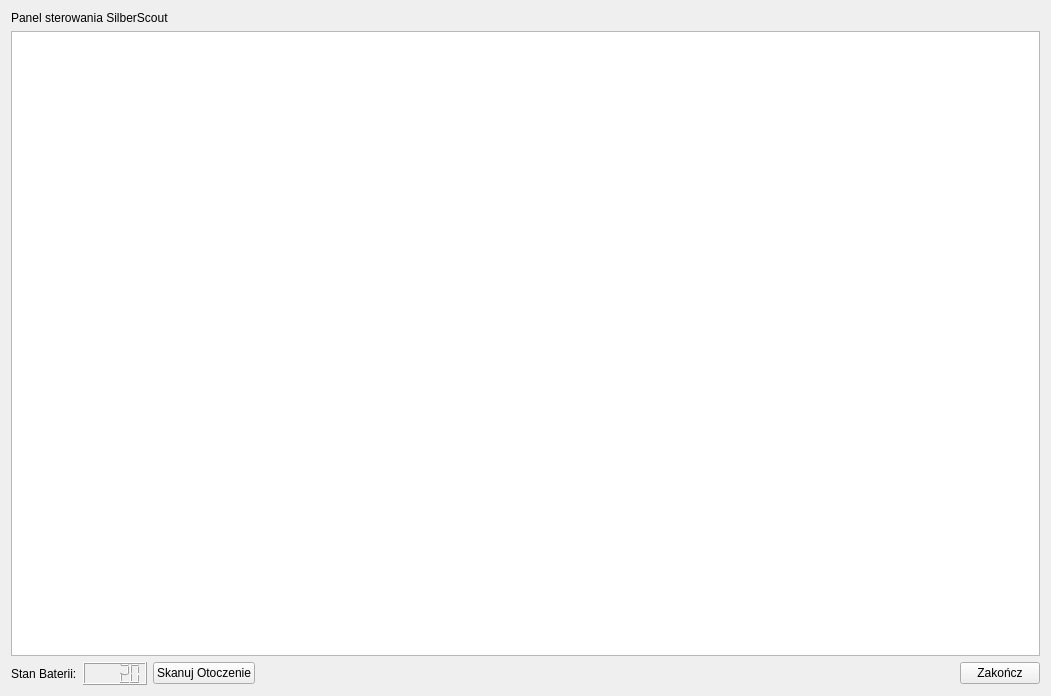
<?xml version="1.0" encoding="UTF-8"?>
<ui version="4.0">
 <class>Form</class>
 <widget class="QWidget" name="Form">
  <property name="geometry">
   <rect>
    <x>0</x>
    <y>0</y>
    <width>1051</width>
    <height>696</height>
   </rect>
  </property>
  <property name="windowTitle">
   <string>Form</string>
  </property>
  <layout class="QVBoxLayout" name="verticalLayout_2">
   <item>
    <widget class="QLabel" name="label">
     <property name="text">
      <string>Panel sterowania SilberScout</string>
     </property>
    </widget>
   </item>
   <item>
    <widget class="QGraphicsView" name="graphicsView"/>
   </item>
   <item>
    <layout class="QHBoxLayout" name="horizontalLayout">
     <item>
      <widget class="QLabel" name="label_2">
       <property name="text">
        <string>Stan Baterii:</string>
       </property>
      </widget>
     </item>
     <item>
      <widget class="QLCDNumber" name="lcdNumber">
       <property name="intValue" stdset="0">
        <number>20</number>
       </property>
      </widget>
     </item>
     <item>
      <widget class="QPushButton" name="ScannerButton">
       <property name="text">
        <string>Skanuj Otoczenie</string>
       </property>
      </widget>
     </item>
     <item>
      <spacer name="horizontalSpacer">
       <property name="orientation">
        <enum>Qt::Horizontal</enum>
       </property>
       <property name="sizeHint" stdset="0">
        <size>
         <width>40</width>
         <height>20</height>
        </size>
       </property>
      </spacer>
     </item>
     <item>
      <widget class="QPushButton" name="FinishButton">
       <property name="text">
        <string>Zakończ</string>
       </property>
      </widget>
     </item>
    </layout>
   </item>
  </layout>
 </widget>
 <resources/>
 <connections/>
</ui>
